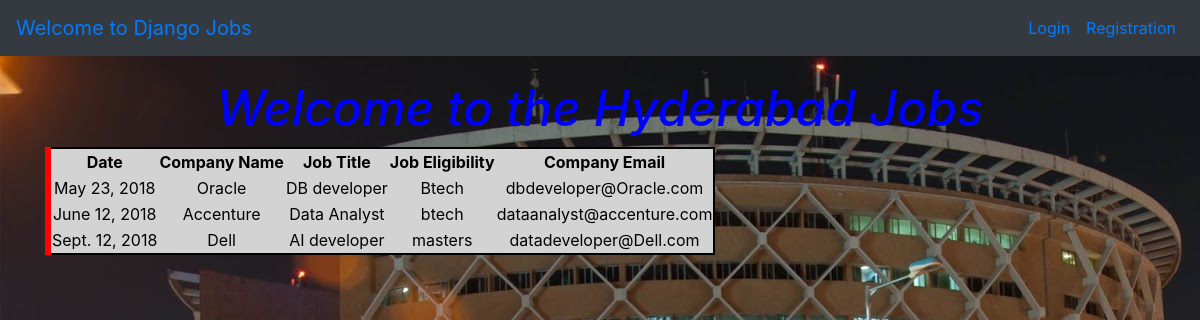
Screenshot of /hydjobs/ with the database file from the repository.
### jobs_portal/models.py (models this page shows, shortened)
class Hydjobs(models.Model):
    date = models.DateField()
    company = models.CharField(max_length=264)
    title = models.CharField(max_length=264)
    eligibility = models.CharField(max_length=264)
    email = models.EmailField(max_length=70,blank=True)

### jobs_portal/views.py (the view)
# urls.py: url(r'^hydjobs/',views.hyd,name='hydjobs'),
def hyd(request):
    list=Hydjobs.objects.order_by('date')
    dict_list={'hydjobs':list}
    return render(request,'hydjobs.html',context=dict_list)

### templates/hydjobs.html (shortened to what this page needs)
{% extends "base.html" %}
{% load staticfiles %}
{% block content %}
<head>
    <link rel="stylesheet" href='{% static "/static/css/hyd.css" %}'/>
</head>
<br>
   <h1 id='hydh'> Welcome to the Hyderabad Jobs</h1>
   <div class="hydjobs">
       {% if hydjobs %}
       <table id='hydtable'>
           <thead>
               <th>Date</th>
               <th>Company Name</th>
               <th>Job Title</th>
               <th>Job Eligibility</th>
               <th>Company Email</th>
           </thead>
            {% for i in hydjobs %}
           <tr id="tr">
               <td>{{ i.date }}</td>
               <td>{{ i.company }}</td>
               <td>{{ i.title }}</td>
               <td>{{ i.eligibility }}</td>
               <td> {{ i.email }}</td>
           </tr>
            {% endfor %}
       </table>
   </div>
   {% endif %}
{% endblock %}

### templates/base.html (shortened to what this page needs)
<!doctype html>
{% load staticfiles %}
<html lang="en">
  <head>
    <link rel="stylesheet" href="https://stackpath.bootstrapcdn.com/bootstrap/4.1.3/css/bootstrap.min.css">
  </head>
  <body>
      <nav class="navbar navbar-expand-lg navbar-orange bg-dark">
  <a class="navbar-brand" href="{% url 'home' %}">Welcome to Django Jobs</a>
  <div class="collapse navbar-collapse" id="navbarSupportedContent">
    <ul class="navbar-nav ml-auto">
      {% if user.is_authenticated %}
      <li class="nav-item active">
        <a class="nav-link" href="{% url 'hydjobs' %}">HydJobs</a>
      </li>
      <li class="nav-item active">
        <a class="nav-link" href="{% url 'chennaijobs' %}">ChennaiJobs</a>
      </li>
      <li class="nav-item active">
        <a class="nav-link" href="{% url 'blrjobs' %}">puneJobs</a>
      </li>
      <li class="nav-item active">
        <a class="nav-link" href="{% url 'punejobs' %}">bangalorJobs</a>
      </li>
      <li class="nav-item active">
        <a class="nav-link" href="{% url 'contact' %}">Contact Us</a>
      </li>
      <li class="nav-item active">
        <a class="nav-link" href="{% url 'logout' %}">Logout</a>
      </li>
      {% else %}
      <li class="nav-item active">
        <a class="nav-link" href="{% url 'login' %}">Login</a>
      </li>
      <li class="nav-item active">
        <a class="nav-link" href="{% url 'register' %}">Registration</a>
      </li>
      {% endif %}
    </ul>
  </div>
</nav>
    <div class="container">
        {% block content %}
        {% endblock %}
    </div>
  </body>
</html>

### rows the page displays
Hydjobs: date "May 23, 2018", company "Oracle", title "DB developer", eligibility "Btech", email "dbdeveloper@Oracle.com"
Hydjobs: date "June 12, 2018", company "Accenture", title "Data Analyst", eligibility "btech", email "dataanalyst@accenture.com"
Hydjobs: date "Sept. 12, 2018", company "Dell", title "AI developer", eligibility "masters", email "datadeveloper@Dell.com"
